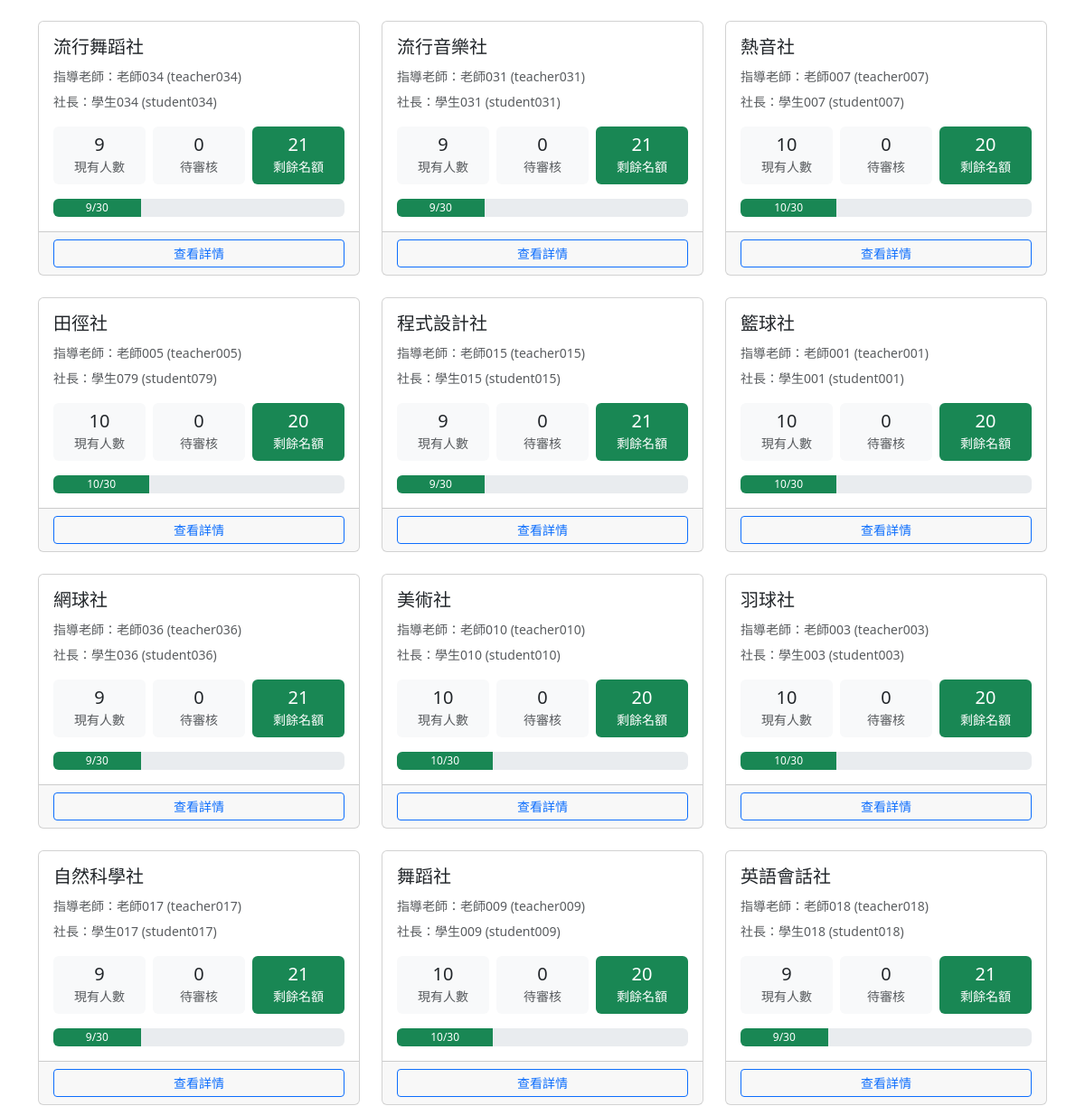
The app's page /clubs/ (signed in, middle part), older data.
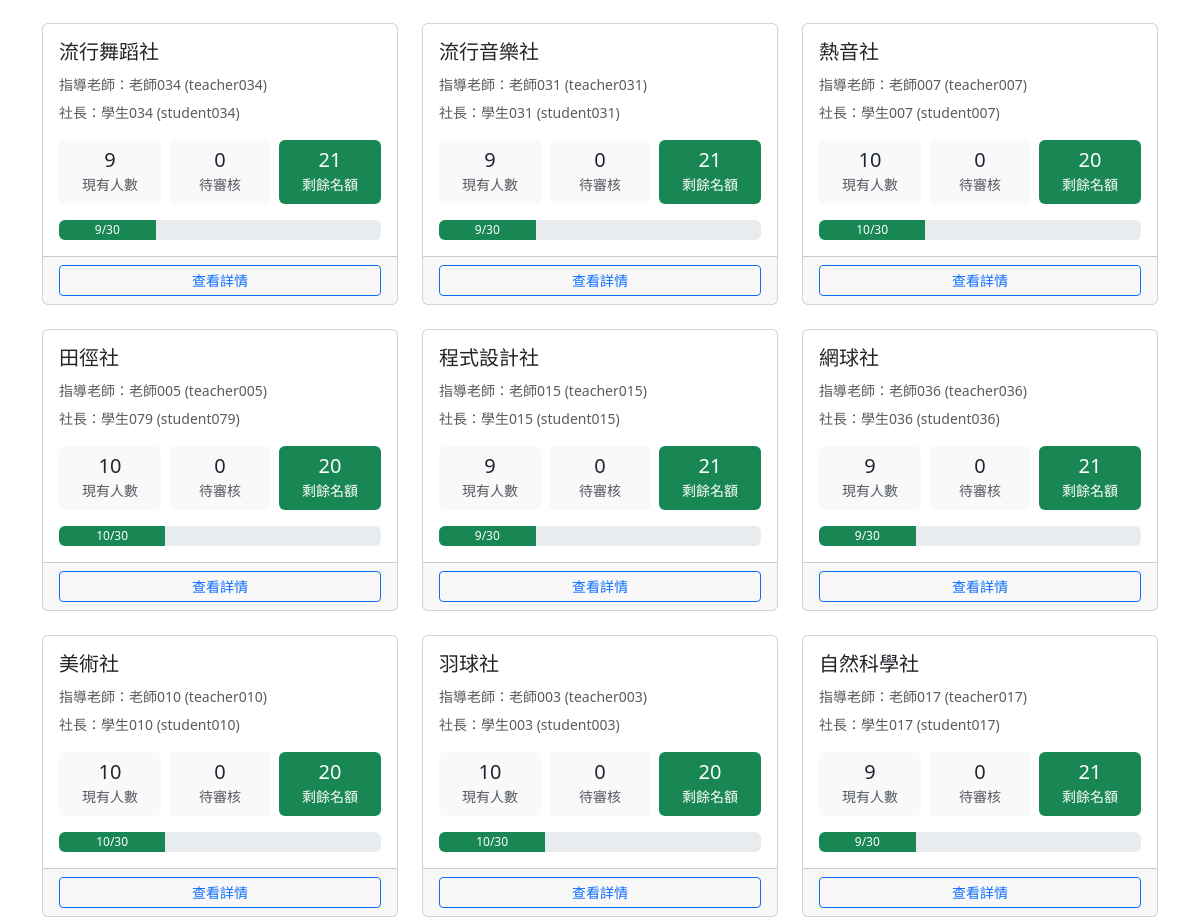
The same page, newer data.
### clubs/models.py (models this page shows, shortened)
class Club(models.Model):
    CATEGORY_CHOICES = [
        ('academic', '學術類'),
        ('arts', '藝文類'),
        ('performance', '藝能類'),
        ('recreation', '康輔類'),
        ('sports', '體育類'),
    ]
    code = models.CharField(max_length=10, unique=True, null=True, blank=True, verbose_name='社團代號')
    name = models.CharField(max_length=100, verbose_name='社團名稱')
    teacher = models.CharField(max_length=50, default='', verbose_name='指導老師')
    president = models.CharField(max_length=50, default='', verbose_name='社長')
    location = models.CharField(max_length=100, blank=True, verbose_name='社課場地')
    category = models.CharField(max_length=20, choices=CATEGORY_CHOICES, blank=True, verbose_name='類別')
    description = models.TextField(blank=True, verbose_name='社團描述')
    max_members = models.PositiveIntegerField(default=30, verbose_name='人數上限')
    current_members = models.PositiveIntegerField(default=0, verbose_name='現有人數')
    is_active = models.BooleanField(default=True, verbose_name='啟用中')
    created_at = models.DateTimeField(auto_now_add=True, verbose_name='建立時間')
    updated_at = models.DateTimeField(auto_now=True, verbose_name='更新時間')
    class Meta:
        verbose_name = '社團'
        verbose_name_plural = '社團'
        ordering = ['name']
    def get_remaining_slots(self):
        return max(0, self.max_members - self.current_members)

### clubs/views.py (the view)
# urls.py: path('', views.ClubListView.as_view(), name='club_list'),
class ClubListView(LoginRequiredMixin, ListView):
    model = Club
    template_name = 'clubs/club_list.html'
    context_object_name = 'clubs'
    def get_queryset(self):
        return Club.objects.filter(is_active=True).prefetch_related('transfer_in_requests')
    def get_context_data(self, **kwargs):
        context = super().get_context_data(**kwargs)
        club_info = []
        for club in context['clubs']:
            pending_count = club.transfer_in_requests.filter(
                status__in=['new_president_pending', 'new_teacher_pending']
            ).count()
            club_info.append({
                'club': club,
                'pending_count': pending_count,
                'remaining_slots': club.get_remaining_slots(),
            })
        context['club_info_list'] = club_info
        return context

### templates/clubs/club_list.html (shortened to what this page needs)
{% extends 'base.html' %}
{% block content %}
<div class="row row-cols-1 row-cols-md-2 row-cols-lg-3 g-4">
    {% for info in club_info_list %}
    <div class="col">
        <div class="card club-card h-100">
            <div class="card-body">
                <h2 class="h5 card-title">{{ info.club.name }}</h2>
                <p class="card-text text-muted mb-1">
                    <small>指導老師：{{ info.club.teacher|default:"尚未設定" }}</small>
                </p>
                <p class="card-text text-muted">
                    <small>社長：{{ info.club.president|default:"尚未設定" }}</small>
                </p>
                <div class="row text-center g-2">
                    <div class="col-4">
                        <div class="p-2 bg-light rounded">
                            <div class="h5 mb-0">{{ info.club.current_members }}</div>
                            <small class="text-muted">現有人數</small>
                        </div>
                    </div>
                    <div class="col-4">
                        <div class="p-2 bg-light rounded">
                            <div class="h5 mb-0">{{ info.pending_count }}</div>
                            <small class="text-muted">待審核</small>
                        </div>
                    </div>
                    <div class="col-4">
                        <div class="p-2 {% if info.remaining_slots > 0 %}bg-success text-white{% else %}bg-danger text-white{% endif %} rounded">
                            <div class="h5 mb-0">{{ info.remaining_slots }}</div>
                            <small>剩餘名額</small>
                        </div>
                    </div>
                </div>
                <div class="mt-3">
                    <div class="progress" style="height: 20px;">
                        {% widthratio info.club.current_members info.club.max_members 100 as percentage %}
                        <div class="progress-bar {% if percentage >= 100 %}bg-danger{% elif percentage >= 80 %}bg-warning{% else %}bg-success{% endif %}"
                             role="progressbar"
                             style="width: {{ percentage }}%"
                             aria-valuenow="{{ info.club.current_members }}"
                             aria-valuemin="0"
                             aria-valuemax="{{ info.club.max_members }}">
                            {{ info.club.current_members }}/{{ info.club.max_members }}
                        </div>
                    </div>
                </div>
            </div>
            <div class="card-footer">
                <a href="{% url 'club_detail' info.club.pk %}" class="btn btn-outline-primary btn-sm w-100">
                    查看詳情
                </a>
            </div>
        </div>
    </div>
    {% empty %}
    <div class="col-12">
        <div class="alert alert-info">目前沒有社團資料。</div>
    </div>
    {% endfor %}
</div>
{% endblock %}

Row changes from the older to the newer data that the page shows:
no longer on this page (row edited): Club: club.name "籃球社", club.teacher "老師001 (teacher001)", club.president "學生001 (student001)", club.current_members "10", pending_count "0", remaining_slots "20", club.max_members "30"
no longer on this page (row unchanged): Club: club.name "舞蹈社", club.teacher "老師009 (teacher009)", club.president "學生009 (student009)", club.current_members "10", pending_count "0", remaining_slots "20", club.max_members "30"
no longer on this page (row unchanged): Club: club.name "英語會話社", club.teacher "老師018 (teacher018)", club.president "學生018 (student018)", club.current_members "9", pending_count "0", remaining_slots "21", club.max_members "30"
